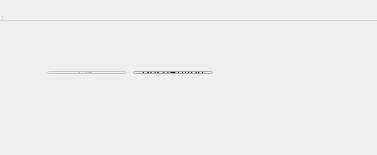
<?xml version="1.0" encoding="UTF-8"?>
<ui version="4.0">
 <class>GoToCellDialog</class>
 <widget class="QDialog" name="GoToCellDialog">
  <property name="enabled">
   <bool>true</bool>
  </property>
  <property name="geometry">
   <rect>
    <x>0</x>
    <y>0</y>
    <width>377</width>
    <height>155</height>
   </rect>
  </property>
  <property name="windowTitle">
   <string>Go to Cell</string>
  </property>
  <widget class="QWidget" name="centralWidget">
   <widget class="QWidget" name="">
    <property name="geometry">
     <rect>
      <x>20</x>
      <y>30</y>
      <width>205</width>
      <height>22</height>
     </rect>
    </property>
    <layout class="QHBoxLayout" name="horizontalLayout">
     <item>
      <widget class="QLabel" name="label">
       <property name="text">
        <string>&amp;Cell Location:</string>
       </property>
       <property name="buddy">
        <cstring>lineEdit</cstring>
       </property>
      </widget>
     </item>
     <item>
      <widget class="QLineEdit" name="lineEdit"/>
     </item>
    </layout>
   </widget>
   <widget class="QWidget" name="">
    <property name="geometry">
     <rect>
      <x>20</x>
      <y>60</y>
      <width>204</width>
      <height>25</height>
     </rect>
    </property>
    <layout class="QHBoxLayout" name="horizontalLayout_2">
     <item>
      <spacer name="horizontalSpacer">
       <property name="orientation">
        <enum>Qt::Horizontal</enum>
       </property>
       <property name="sizeHint" stdset="0">
        <size>
         <width>40</width>
         <height>20</height>
        </size>
       </property>
      </spacer>
     </item>
     <item>
      <widget class="QPushButton" name="okButton">
       <property name="enabled">
        <bool>false</bool>
       </property>
       <property name="text">
        <string>OK</string>
       </property>
       <property name="default">
        <bool>true</bool>
       </property>
      </widget>
     </item>
     <item>
      <widget class="QPushButton" name="cancelButton">
       <property name="text">
        <string>PushButton</string>
       </property>
      </widget>
     </item>
    </layout>
   </widget>
  </widget>
  <widget class="QMenuBar" name="menuBar">
   <property name="geometry">
    <rect>
     <x>0</x>
     <y>0</y>
     <width>377</width>
     <height>21</height>
    </rect>
   </property>
  </widget>
  <widget class="QToolBar" name="mainToolBar">
   <attribute name="toolBarArea">
    <enum>TopToolBarArea</enum>
   </attribute>
   <attribute name="toolBarBreak">
    <bool>false</bool>
   </attribute>
  </widget>
  <widget class="QStatusBar" name="statusBar"/>
 </widget>
 <layoutdefault spacing="6" margin="11"/>
 <tabstops>
  <tabstop>lineEdit</tabstop>
  <tabstop>okButton</tabstop>
  <tabstop>cancelButton</tabstop>
 </tabstops>
 <resources/>
 <connections/>
</ui>
